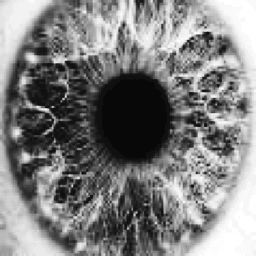
%> input picture p02_Bild01.bmp, 256 x 256 px
$ octave p02_modify_test.m   (GNU Octave 9; MATLAB toolbox functions it lacks are replaced by stand-ins)
%> lines starting %> are read from the running program, lines starting %| are printed output that depends on the picture
%Programieraufgabe 2

clear();

A=imread('p02_Bild01.bmp');
%> A is the input picture: size 256x256 uint8; min 8, max 255, mean 127.5
A = im2double(A);
%> A: size 256x256 double

A= fftshift(fft2(A));

[m,n] = size(A);
%> m = 256; n = 256
B =zeros(m,n);
i=0;
j=0;

while (i<24)
    while (j<24)
        dist=sqrt(i^2+j^2);
        if dist<=24
            if (i==0) && (j==0)
                B=B+p02_modify(A,i,j);
            elseif i==0
                B=B+p02_modify(A,i,j)+p02_modify(A,i,-j);
            elseif j==0
                B=B+p02_modify(A,i,j)+p02_modify(A,-i,j);
            else
                B=B+p02_modify(A,i,j)+p02_modify(A,i,-j)+p02_modify(A,-i,j)+p02_modify(A,-i,-j);
            end
        end
       j=j+1;
    end
    i=i+1;
end
%> after the loop, i = 24; j = 24

figure();
imshow(B);
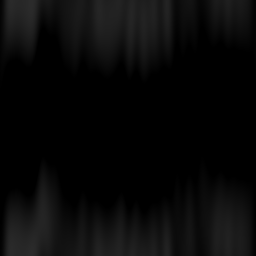
%> displayed picture: size 256x256, on the screen's scale of 0 to 255; min 0, max 43, mean 8.7
